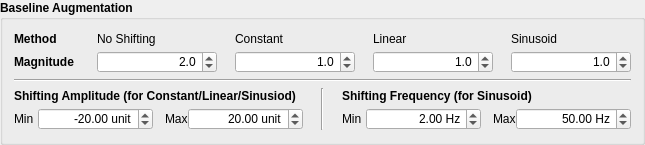
           <widget class="QGroupBox" name="setBslnBox">
            <property name="minimumSize">
             <size>
              <width>645</width>
              <height>145</height>
             </size>
            </property>
            <property name="maximumSize">
             <size>
              <width>16777215</width>
              <height>145</height>
             </size>
            </property>
            <property name="font">
             <font>
              <bold>true</bold>
             </font>
            </property>
            <property name="title">
             <string>Baseline Augmentation</string>
            </property>
            <layout class="QVBoxLayout" name="setBslnLayout">
             <item>
              <layout class="QGridLayout" name="bslAgmtSetLayout">
               <property name="horizontalSpacing">
                <number>18</number>
               </property>
               <property name="verticalSpacing">
                <number>4</number>
               </property>
               <item row="0" column="0">
                <widget class="QLabel" name="bslAgmtMthdLabel">
                 <property name="minimumSize">
                  <size>
                   <width>65</width>
                   <height>16</height>
                  </size>
                 </property>
                 <property name="maximumSize">
                  <size>
                   <width>16777215</width>
                   <height>16</height>
                  </size>
                 </property>
                 <property name="font">
                  <font>
                   <bold>true</bold>
                  </font>
                 </property>
                 <property name="text">
                  <string>Method</string>
                 </property>
                </widget>
               </item>
               <item row="0" column="1">
                <widget class="QLabel" name="bslNosLabel">
                 <property name="minimumSize">
                  <size>
                   <width>120</width>
                   <height>16</height>
                  </size>
                 </property>
                 <property name="maximumSize">
                  <size>
                   <width>16777215</width>
                   <height>16</height>
                  </size>
                 </property>
                 <property name="font">
                  <font>
                   <bold>false</bold>
                  </font>
                 </property>
                 <property name="text">
                  <string>No Shifting</string>
                 </property>
                </widget>
               </item>
               <item row="0" column="2">
                <widget class="QLabel" name="bslCstLabel">
                 <property name="minimumSize">
                  <size>
                   <width>120</width>
                   <height>16</height>
                  </size>
                 </property>
                 <property name="maximumSize">
                  <size>
                   <width>16777215</width>
                   <height>16</height>
                  </size>
                 </property>
                 <property name="font">
                  <font>
                   <bold>false</bold>
                  </font>
                 </property>
                 <property name="text">
                  <string>Constant</string>
                 </property>
                </widget>
               </item>
               <item row="0" column="3">
                <widget class="QLabel" name="bslLinLabel">
                 <property name="minimumSize">
                  <size>
                   <width>120</width>
                   <height>16</height>
                  </size>
                 </property>
                 <property name="maximumSize">
                  <size>
                   <width>16777215</width>
                   <height>16</height>
                  </size>
                 </property>
                 <property name="font">
                  <font>
                   <bold>false</bold>
                  </font>
                 </property>
                 <property name="text">
                  <string>Linear</string>
                 </property>
                </widget>
               </item>
               <item row="0" column="4">
                <widget class="QLabel" name="bslSinLabel">
                 <property name="minimumSize">
                  <size>
                   <width>120</width>
                   <height>16</height>
                  </size>
                 </property>
                 <property name="maximumSize">
                  <size>
                   <width>16777215</width>
                   <height>16</height>
                  </size>
                 </property>
                 <property name="font">
                  <font>
                   <bold>false</bold>
                  </font>
                 </property>
                 <property name="text">
                  <string>Sinusoid</string>
                 </property>
                </widget>
               </item>
               <item row="1" column="0">
                <widget class="QLabel" name="bslAgmtRateLabel">
                 <property name="minimumSize">
                  <size>
                   <width>65</width>
                   <height>16</height>
                  </size>
                 </property>
                 <property name="maximumSize">
                  <size>
                   <width>16777215</width>
                   <height>16</height>
                  </size>
                 </property>
                 <property name="font">
                  <font>
                   <bold>true</bold>
                  </font>
                 </property>
                 <property name="text">
                  <string>Magnitude</string>
                 </property>
                </widget>
               </item>
               <item row="1" column="1">
                <widget class="QDoubleSpinBox" name="bslNos">
                 <property name="minimumSize">
                  <size>
                   <width>120</width>
                   <height>22</height>
                  </size>
                 </property>
                 <property name="maximumSize">
                  <size>
                   <width>16777215</width>
                   <height>22</height>
                  </size>
                 </property>
                 <property name="font">
                  <font>
                   <bold>false</bold>
                  </font>
                 </property>
                 <property name="alignment">
                  <set>Qt::AlignmentFlag::AlignRight|Qt::AlignmentFlag::AlignTrailing|Qt::AlignmentFlag::AlignVCenter</set>
                 </property>
                 <property name="suffix">
                  <string/>
                 </property>
                 <property name="decimals">
                  <number>1</number>
                 </property>
                 <property name="value">
                  <double>2.000000000000000</double>
                 </property>
                </widget>
               </item>
               <item row="1" column="2">
                <widget class="QDoubleSpinBox" name="bslCst">
                 <property name="minimumSize">
                  <size>
                   <width>120</width>
                   <height>22</height>
                  </size>
                 </property>
                 <property name="maximumSize">
                  <size>
                   <width>16777215</width>
                   <height>22</height>
                  </size>
                 </property>
                 <property name="font">
                  <font>
                   <bold>false</bold>
                  </font>
                 </property>
                 <property name="alignment">
                  <set>Qt::AlignmentFlag::AlignRight|Qt::AlignmentFlag::AlignTrailing|Qt::AlignmentFlag::AlignVCenter</set>
                 </property>
                 <property name="suffix">
                  <string/>
                 </property>
                 <property name="decimals">
                  <number>1</number>
                 </property>
                 <property name="value">
                  <double>1.000000000000000</double>
                 </property>
                </widget>
               </item>
               <item row="1" column="3">
                <widget class="QDoubleSpinBox" name="bslLin">
                 <property name="minimumSize">
                  <size>
                   <width>120</width>
                   <height>22</height>
                  </size>
                 </property>
                 <property name="maximumSize">
                  <size>
                   <width>16777215</width>
                   <height>22</height>
                  </size>
                 </property>
                 <property name="font">
                  <font>
                   <bold>false</bold>
                  </font>
                 </property>
                 <property name="alignment">
                  <set>Qt::AlignmentFlag::AlignRight|Qt::AlignmentFlag::AlignTrailing|Qt::AlignmentFlag::AlignVCenter</set>
                 </property>
                 <property name="suffix">
                  <string/>
                 </property>
                 <property name="decimals">
                  <number>1</number>
                 </property>
                 <property name="value">
                  <double>1.000000000000000</double>
                 </property>
                </widget>
               </item>
               <item row="1" column="4">
                <widget class="QDoubleSpinBox" name="bslSin">
                 <property name="minimumSize">
                  <size>
                   <width>120</width>
                   <height>22</height>
                  </size>
                 </property>
                 <property name="maximumSize">
                  <size>
                   <width>16777215</width>
                   <height>22</height>
                  </size>
                 </property>
                 <property name="font">
                  <font>
                   <bold>false</bold>
                  </font>
                 </property>
                 <property name="alignment">
                  <set>Qt::AlignmentFlag::AlignRight|Qt::AlignmentFlag::AlignTrailing|Qt::AlignmentFlag::AlignVCenter</set>
                 </property>
                 <property name="suffix">
                  <string/>
                 </property>
                 <property name="decimals">
                  <number>1</number>
                 </property>
                 <property name="value">
                  <double>1.000000000000000</double>
                 </property>
                </widget>
               </item>
              </layout>
             </item>
             <item>
              <widget class="Line" name="setBslnSeparator">
               <property name="orientation">
                <enum>Qt::Orientation::Horizontal</enum>
               </property>
              </widget>
             </item>
             <item>
              <layout class="QHBoxLayout" name="bslAgmtValLayout">
               <property name="spacing">
                <number>18</number>
               </property>
               <item>
                <layout class="QVBoxLayout" name="bslAgmtAmpLayout">
                 <property name="spacing">
                  <number>4</number>
                 </property>
                 <item>
                  <widget class="QLabel" name="bslAgmtAmpLabel">
                   <property name="minimumSize">
                    <size>
                     <width>250</width>
                     <height>16</height>
                    </size>
                   </property>
                   <property name="maximumSize">
                    <size>
                     <width>16777215</width>
                     <height>16</height>
                    </size>
                   </property>
                   <property name="font">
                    <font>
                     <bold>true</bold>
                    </font>
                   </property>
                   <property name="text">
                    <string>Shifting Amplitude (for Constant/Linear/Sinusiod)</string>
                   </property>
                  </widget>
                 </item>
                 <item>
                  <layout class="QHBoxLayout" name="bslAmpLayout">
                   <property name="spacing">
                    <number>12</number>
                   </property>
                   <item>
                    <layout class="QHBoxLayout" name="bslAmpMinLayout">
                     <property name="spacing">
                      <number>0</number>
                     </property>
                     <item>
                      <widget class="QLabel" name="bslAmpMinLabel">
                       <property name="font">
                        <font>
                         <bold>false</bold>
                        </font>
                       </property>
                       <property name="text">
                        <string>Min</string>
                       </property>
                      </widget>
                     </item>
                     <item>
                      <widget class="QDoubleSpinBox" name="bslAmpMin">
                       <property name="minimumSize">
                        <size>
                         <width>115</width>
                         <height>22</height>
                        </size>
                       </property>
                       <property name="maximumSize">
                        <size>
                         <width>16777215</width>
                         <height>22</height>
                        </size>
                       </property>
                       <property name="font">
                        <font>
                         <bold>false</bold>
                        </font>
                       </property>
                       <property name="alignment">
                        <set>Qt::AlignmentFlag::AlignRight|Qt::AlignmentFlag::AlignTrailing|Qt::AlignmentFlag::AlignVCenter</set>
                       </property>
                       <property name="suffix">
                        <string> unit</string>
                       </property>
                       <property name="minimum">
                        <double>-100.000000000000000</double>
                       </property>
                       <property name="maximum">
                        <double>100.000000000000000</double>
                       </property>
                       <property name="singleStep">
                        <double>0.500000000000000</double>
                       </property>
                       <property name="value">
                        <double>-20.000000000000000</double>
                       </property>
                      </widget>
                     </item>
                    </layout>
                   </item>
                   <item>
                    <layout class="QHBoxLayout" name="bslAmpMaxLayout">
                     <property name="spacing">
                      <number>0</number>
                     </property>
                     <item>
                      <widget class="QLabel" name="bslAmpMaxLabel">
                       <property name="font">
                        <font>
                         <bold>false</bold>
                        </font>
                       </property>
                       <property name="text">
                        <string>Max</string>
                       </property>
                      </widget>
                     </item>
                     <item>
                      <widget class="QDoubleSpinBox" name="bslAmpMax">
                       <property name="minimumSize">
                        <size>
                         <width>115</width>
                         <height>22</height>
                        </size>
                       </property>
                       <property name="maximumSize">
                        <size>
                         <width>16777215</width>
                         <height>22</height>
                        </size>
                       </property>
                       <property name="font">
                        <font>
                         <bold>false</bold>
                        </font>
                       </property>
                       <property name="alignment">
                        <set>Qt::AlignmentFlag::AlignRight|Qt::AlignmentFlag::AlignTrailing|Qt::AlignmentFlag::AlignVCenter</set>
                       </property>
                       <property name="suffix">
                        <string> unit</string>
                       </property>
                       <property name="minimum">
                        <double>-100.000000000000000</double>
                       </property>
                       <property name="maximum">
                        <double>100.000000000000000</double>
                       </property>
                       <property name="singleStep">
                        <double>0.500000000000000</double>
                       </property>
                       <property name="value">
                        <double>20.000000000000000</double>
                       </property>
                      </widget>
                     </item>
                    </layout>
                   </item>
                  </layout>
                 </item>
                </layout>
               </item>
               <item>
                <widget class="Line" name="bslAgmtValSeparator">
                 <property name="orientation">
                  <enum>Qt::Orientation::Vertical</enum>
                 </property>
                </widget>
               </item>
               <item>
                <layout class="QVBoxLayout" name="bslAgmtFrqLayout">
                 <property name="spacing">
                  <number>4</number>
                 </property>
                 <item>
                  <widget class="QLabel" name="bslAgmtFrqLabel">
                   <property name="minimumSize">
                    <size>
                     <width>250</width>
                     <height>16</height>
                    </size>
                   </property>
                   <property name="maximumSize">
                    <size>
                     <width>16777215</width>
                     <height>16</height>
                    </size>
                   </property>
                   <property name="font">
                    <font>
                     <bold>true</bold>
                    </font>
                   </property>
                   <property name="text">
                    <string>Shifting Frequency (for Sinusoid)</string>
                   </property>
                  </widget>
                 </item>
                 <item>
                  <layout class="QHBoxLayout" name="bslFrqLayout">
                   <property name="spacing">
                    <number>12</number>
                   </property>
                   <item>
                    <layout class="QHBoxLayout" name="bslFrqMinLayout">
                     <property name="spacing">
                      <number>0</number>
                     </property>
                     <item>
                      <widget class="QLabel" name="bslFrqMinLabel">
                       <property name="font">
                        <font>
                         <bold>false</bold>
                        </font>
                       </property>
                       <property name="text">
                        <string>Min</string>
                       </property>
                      </widget>
                     </item>
                     <item>
                      <widget class="QDoubleSpinBox" name="bslFrqMin">
                       <property name="minimumSize">
                        <size>
                         <width>115</width>
                         <height>22</height>
                        </size>
                       </property>
                       <property name="maximumSize">
                        <size>
                         <width>16777215</width>
                         <height>22</height>
                        </size>
                       </property>
                       <property name="font">
                        <font>
                         <bold>false</bold>
                        </font>
                       </property>
                       <property name="alignment">
                        <set>Qt::AlignmentFlag::AlignRight|Qt::AlignmentFlag::AlignTrailing|Qt::AlignmentFlag::AlignVCenter</set>
                       </property>
                       <property name="suffix">
                        <string> Hz</string>
                       </property>
                       <property name="minimum">
                        <double>0.000000000000000</double>
                       </property>
                       <property name="maximum">
                        <double>1000.000000000000000</double>
                       </property>
                       <property name="singleStep">
                        <double>1.000000000000000</double>
                       </property>
                       <property name="value">
                        <double>2.000000000000000</double>
                       </property>
                      </widget>
                     </item>
                    </layout>
                   </item>
                   <item>
                    <layout class="QHBoxLayout" name="bslFrqMaxLayout">
                     <property name="spacing">
                      <number>0</number>
                     </property>
                     <item>
                      <widget class="QLabel" name="bslFrqMaxLabel">
                       <property name="font">
                        <font>
                         <bold>false</bold>
                        </font>
                       </property>
                       <property name="text">
                        <string>Max</string>
                       </property>
                      </widget>
                     </item>
                     <item>
                      <widget class="QDoubleSpinBox" name="bslFrqMax">
                       <property name="minimumSize">
                        <size>
                         <width>115</width>
                         <height>22</height>
                        </size>
                       </property>
                       <property name="maximumSize">
                        <size>
                         <width>16777215</width>
                         <height>22</height>
                        </size>
                       </property>
                       <property name="font">
                        <font>
                         <bold>false</bold>
                        </font>
                       </property>
                       <property name="alignment">
                        <set>Qt::AlignmentFlag::AlignRight|Qt::AlignmentFlag::AlignTrailing|Qt::AlignmentFlag::AlignVCenter</set>
                       </property>
                       <property name="suffix">
                        <string> Hz</string>
                       </property>
                       <property name="minimum">
                        <double>0.000000000000000</double>
                       </property>
                       <property name="maximum">
                        <double>1000.000000000000000</double>
                       </property>
                       <property name="singleStep">
                        <double>0.500000000000000</double>
                       </property>
                       <property name="value">
                        <double>50.000000000000000</double>
                       </property>
                      </widget>
                     </item>
                    </layout>
                   </item>
                  </layout>
                 </item>
                </layout>
               </item>
              </layout>
             </item>
            </layout>
           </widget>
